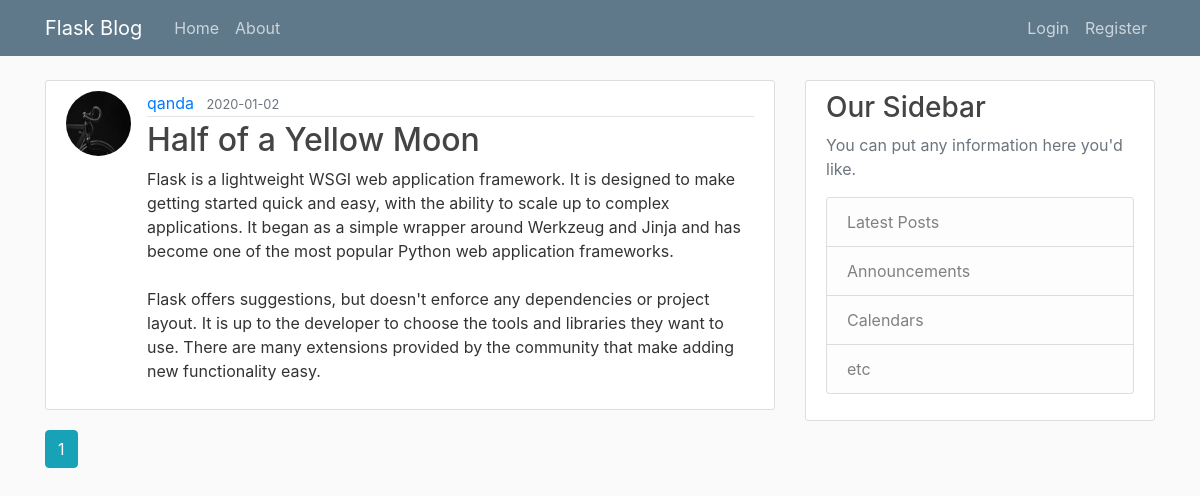
Page /home on the earlier database version.
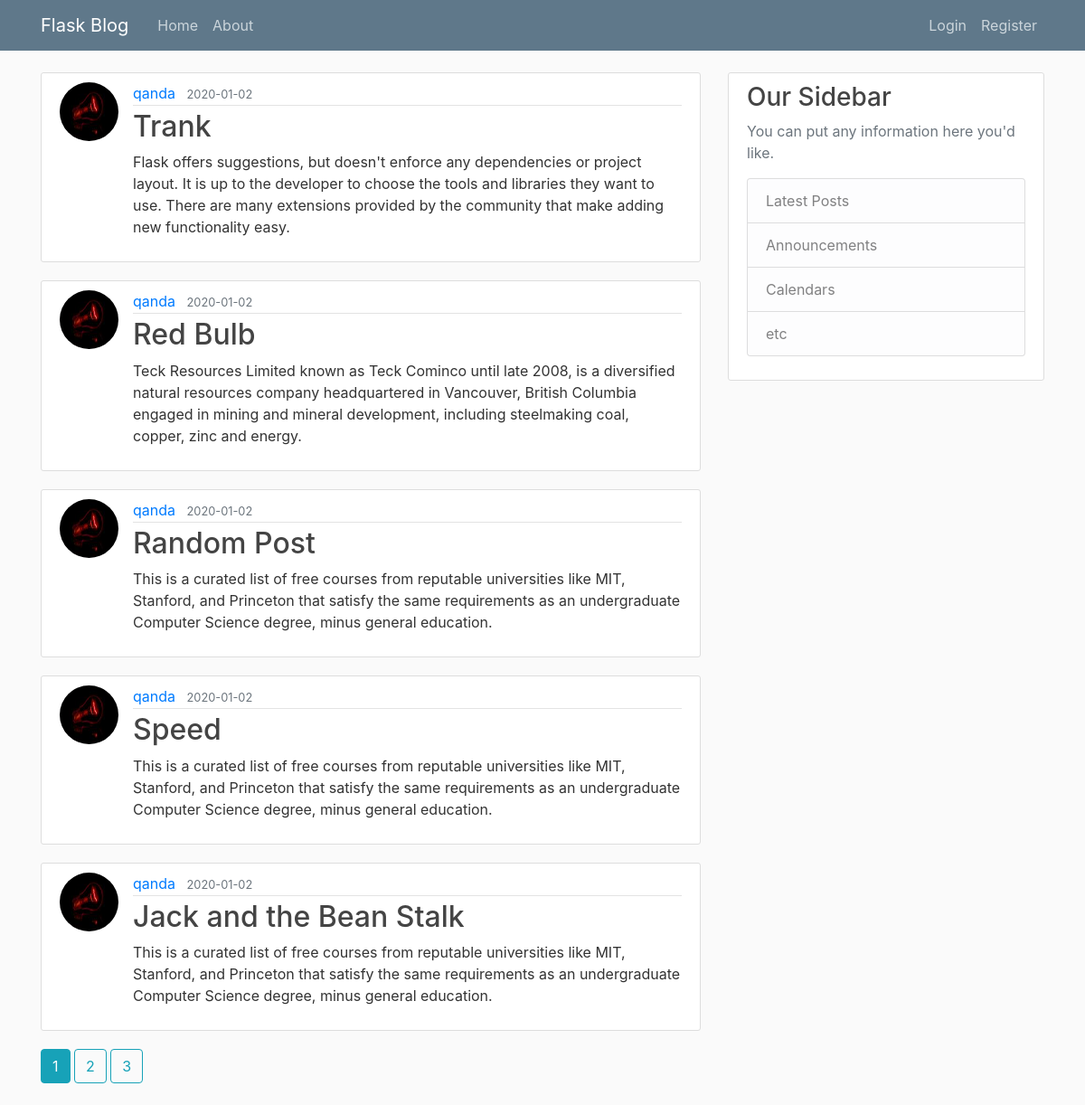
Same page on the later database version.
### flaskblog/models.py (models this page shows, shortened)
class Post(db.Model):
    id = db.Column(db.Integer, primary_key=True)
    title = db.Column(db.String(100), nullable=False)
    date_posted = db.Column(db.DateTime, nullable=False,
                            default=datetime.utcnow)
    content = db.Column(db.Text, nullable=False)
    user_id = db.Column(db.Integer, db.ForeignKey('user.id'), nullable=False)

class User(db.Model, UserMixin):
    id = db.Column(db.Integer, primary_key=True)
    username = db.Column(db.String(20), unique=True, nullable=False)
    email = db.Column(db.String(120), unique=True, nullable=False)
    image_file = db.Column(db.String(20), nullable=False,
                           default='default.jpg')
    password = db.Column(db.String(60), nullable=False)
    posts = db.relationship('Post', backref='author', lazy=True)

### flaskblog/routes.py (the view)
@app.route('/')
@app.route('/home')
def home():
    page = request.args.get('page', 1, type=int)
    posts = Post.query.order_by(Post.date_posted.desc()).paginate(page=page, per_page=5)
    return render_template('home.html', posts=posts)

### flaskblog/templates/home.html
{% extends 'layout.html' %}
{% block content %}
    {% for post in posts.items %}
        <article class="media content-section">
            <img class="rounded-circle article-img" src="{{ url_for('static', filename='profile_pics/' + post.author.image_file) }}">
            <div class="media-body">
                <div class="article-metadata">
                    <a class="mr-2" href="{{ url_for('user_posts', username=post.author.username) }}">{{ post.author.username }}</a>
                    <small class="text-muted">{{ post.date_posted.strftime('%Y-%m-%d') }}</small>
                </div>
                <h2><a class="article-title" href="{{ url_for('post', post_id=post.id) }}">{{ post.title }}</a></h2>
                <p class="article-content">{{ post.content }}</p>
            </div>
        </article>
    {% endfor %}
    {% for page_num in posts.iter_pages(left_edge=1, right_edge=1, left_current=1, right_current=2) %}
        {% if page_num %}
            {% if posts.page == page_num %}
                <a class="btn btn-info mb-4" href="{{ url_for('home', page=page_num) }}">{{ page_num }}</a>
            {% else %}
                <a class="btn btn-outline-info mb-4" href="{{ url_for('home', page=page_num) }}">{{ page_num }}</a>
            {% endif%}
        {% else %}
            ...
        {% endif%}
    {% endfor %}
{% endblock content %}

### flaskblog/templates/layout.html (shortened to what this page needs)
<!DOCTYPE html>
<html lang="en">
<head>
    <link rel="stylesheet" href="https://stackpath.bootstrapcdn.com/bootstrap/4.4.1/css/bootstrap.min.css"
>
    <link rel="stylesheet" type="text/css" href="{{ url_for('static', filename='main.css')}}">
</head>
<body>
    <header class="site-header">
        <nav class="navbar navbar-expand-md navbar-dark bg-steel fixed-top">
            <div class="container">
                <a class="navbar-brand mr-4" href="/">Flask Blog</a>
                <div class="collapse navbar-collapse" id="navbarToggle">
                    <div class="navbar-nav mr-auto">
                        <a class="nav-item nav-link" href="{{ url_for('home') }}">Home</a>
                        <a class="nav-item nav-link" href="{{ url_for('about') }}">About</a>
                    </div>
                    <div class="navbar-nav">
                        {% if current_user.is_authenticated %}
                            <a class="nav-item nav-link" href="{{ url_for('new_post') }}">New Post</a>
                            <a class="nav-item nav-link" href="{{ url_for('account') }}">Account</a>
                            <a class="nav-item nav-link" href="{{ url_for('logout') }}">Logout</a>
                        {% else %}
                            <a class="nav-item nav-link" href="{{ url_for('login') }}">Login</a>
                            <a class="nav-item nav-link" href="{{ url_for('register') }}">Register</a>
                        {% endif %}
                    </div>
                </div>
            </div>
        </nav>
    </header>
    <main role="main" class="container">
        <div class="row">
            <div class="col-md-8">
                {% block content %}{% endblock %}
            </div>
            <div class="col-md-4">
                <div class="content-section">
                    <h3>Our Sidebar</h3>
                    <p class='text-muted'>You can put any information here you'd like.
                        <ul class="list-group">
                            <li class="list-group-item list-group-item-light">Latest Posts</li>
                            <li class="list-group-item list-group-item-light">Announcements</li>
                            <li class="list-group-item list-group-item-light">Calendars</li>
                            <li class="list-group-item list-group-item-light">etc</li>
                        </ul>
                    </p>
                </div>
            </div>
        </div>
    </main>
</body>
</html>

### flaskblog/static/main.css (style rules this page uses)
body { background: #fafafa; color: #333333; margin-top: 5rem; }
h1, h2, h3, h4, h5, h6 { color: #444444; }
.bg-steel { background-color: #5f788a; }
.site-header .navbar-nav .nav-link { color: #cbd5db; }
.content-section { background: #ffffff; padding: 10px 20px; border: 1px solid #dddddd; border-radius: 3px; margin-bottom: 20px; }
.article-title { color: #444444; }
.article-content { white-space: pre-line; }
.article-img { height: 65px; width: 65px; margin-right: 16px; }
.article-metadata { padding-bottom: 1px; margin-bottom: 4px; border-bottom: 1px solid #e3e3e3 }

Differences in the rows shown:
no longer on this page (row edited): Post: image_file (placeholder picture), author.username "qanda", date_posted "2020-01-02", title "Half of a Yellow Moon", content "Flask is a lightweight WSGI web application framework. It is designed to make getting started quick and easy, with the ability to scale up to complex applications. It began as a simple wrapper around Werkzeug and Jinja and has become one of the most popular Python web application frameworks. Flask offers suggestions, but doesn't enforce any dependencies or project layout. It is up to the developer to choose the tools and libraries they want to use. There are many extensions provided by the community that make adding new functionality easy."
added Post: image_file (picture), author.username "qanda", date_posted "2020-01-02", title "Trank", content "Flask offers suggestions, but doesn't enforce any dependencies or project layout. It is up to the developer to choose the tools and libraries they want to use. There are many extensions provided by the community that make adding new functionality easy."
added Post: image_file (picture), author.username "qanda", date_posted "2020-01-02", title "Red Bulb", content "Teck Resources Limited known as Teck Cominco until late 2008, is a diversified natural resources company headquartered in Vancouver, British Columbia engaged in mining and mineral development, including steelmaking coal, copper, zinc and energy."
added Post: image_file (picture), author.username "qanda", date_posted "2020-01-02", title "Random Post", content "This is a curated list of free courses from reputable universities like MIT, Stanford, and Princeton that satisfy the same requirements as an undergraduate Computer Science degree, minus general education."
added Post: image_file (picture), author.username "qanda", date_posted "2020-01-02", title "Speed", content "This is a curated list of free courses from reputable universities like MIT, Stanford, and Princeton that satisfy the same requirements as an undergraduate Computer Science degree, minus general education."
added Post: image_file (picture), author.username "qanda", date_posted "2020-01-02", title "Jack and the Bean Stalk", content "This is a curated list of free courses from reputable universities like MIT, Stanford, and Princeton that satisfy the same requirements as an undergraduate Computer Science degree, minus general education."
Other differences:
new list line: "2"
new list line: "3"
